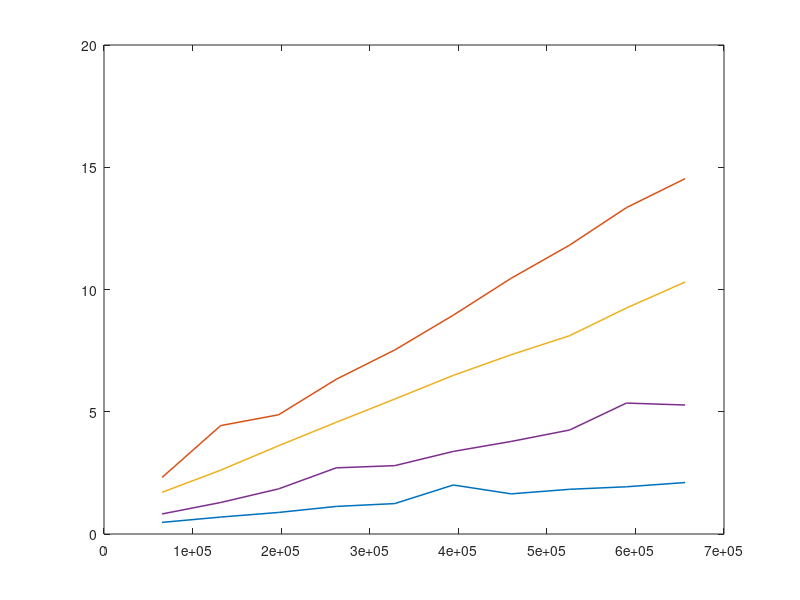

The MATLAB script that drew this image: (Note: this script raises an error after producing the figure.)
close all; clear; clc;

if ~exist('time_elapased.mat', 'file')
    I = imread('rice.png');
    num = 10;
    scale = sqrt([1, 2, 3, 4, 5, 6, 7, 8, 9, 10]);
    run_times_matlab = zeros(length(scale), 1);
    run_times_seedfill = zeros(length(scale), 1);
    run_times_contourtrace = zeros(length(scale), 1);
    run_times_hybridobject = zeros(length(scale), 1);
    run_times_OCL = zeros(length(scale), 1);
    pixels = zeros(length(scale), 1);

    % matlab test
    idx = 1;
    for s = scale
        I1 = imresize(I, s);
        BW = I1 > 128;

        time_start = tic;
        for i = 1:num
            labeled = bwlabel(BW);
        end
        time_elapased = toc(time_start);
        run_times_matlab(idx) = time_elapased/num;
        pixels(idx) = numel(BW);
        idx = idx + 1;
    end

    % seedfill
    idx = 1;
    for s = scale
        I1 = imresize(I, s);
        BW = I1 > 128;

        time_start = tic;
        for i = 1:num
            labeled1 = seedFill(BW);
        end
        time_elapased = toc(time_start);
        run_times_seedfill(idx) = time_elapased/num;
        idx = idx + 1;
    end

    % contourtrace
    idx = 1;
    for s = scale
        I1 = imresize(I, s);
        BW = I1 > 128;

        time_start = tic;
        for i = 1:num
            labeled2 = contourTrace(BW);
        end
        time_elapased = toc(time_start);
        run_times_contourtrace(idx) = time_elapased/num;
        idx = idx + 1;
    end

    % hybridobject
    idx = 1;
    for s = scale
        I1 = imresize(I, s);
        BW = I1 > 128;

        time_start = tic;
        for i = 1:num
            labeled2 = hybridObject(BW);
        end
        time_elapased = toc(time_start);
        run_times_hybridobject(idx) = time_elapased/num;
        idx = idx + 1;
    end
    
    % OCL
    idx = 1;
    for s = scale
        I1 = imresize(I, s);
        BW = I1 > 128;

        time_start = tic;
        for i = 1:num
            labeled2 = OptConLabel(BW);
        end
        time_elapased = toc(time_start);
        run_times_OCL(idx) = time_elapased/num;
        idx = idx + 1;
    end

    save('time_elapased.mat', 'run_times_matlab', ...
                              'run_times_seedfill', ...
                              'run_times_contourtrace', ...
                              'run_times_hybridobject', ...
                              'run_times_OCL', ...
                              'pixels')
else
    load time_elapased.mat
end

% plot
plot(pixels, run_times_matlab*1000, 'LineWidth', 1.1)
hold on,
plot(pixels, run_times_seedfill*1000, 'LineWidth', 1.1)
plot(pixels, run_times_contourtrace*1000, 'LineWidth', 1.1)
plot(pixels, run_times_hybridobject*1000, 'LineWidth', 1.1)
plot(pixels, run_times_OCL*1000, 'LineWidth', 1.1)
legend('matlab', 'seedfill', 'contourtrace', 'hybridobject', 'OCL')
xlabel('像素个数, Pixel Number')
ylabel('耗时(毫秒), Time Elapased(ms)')
ax = gca;
outerpos = ax.OuterPosition;
ti = ax.TightInset;
left = outerpos(1) + ti(1);
bottom = outerpos(2) + ti(2);
ax_width = outerpos(3) - ti(1) - ti(3);
ax_height = outerpos(4) - ti(2) - ti(4);
ax.Position = [left bottom ax_width ax_height];

set(gca, 'color', 'none');
fig_rgb = getframe(gcf);
fig_rgb = fig_rgb.cdata;
alpha = ones(size(fig_rgb, 1), size(fig_rgb, 2));
fig_gray = rgb2gray(fig_rgb);
alpha(fig_gray==240) = 0;
imwrite(fig_rgb, 'time_elapased_cmp.png', 'Alpha', alpha);
